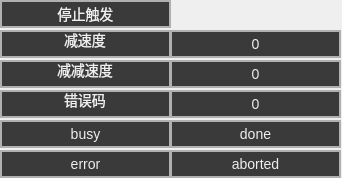
<?xml version="1.0" encoding="UTF-8"?>
<ui version="4.0">
 <class>jmcStopWidget</class>
 <widget class="QWidget" name="jmcStopWidget">
  <property name="geometry">
   <rect>
    <x>0</x>
    <y>0</y>
    <width>342</width>
    <height>178</height>
   </rect>
  </property>
  <property name="windowTitle">
   <string>Form</string>
  </property>
  <widget class="cSuperBtn" name="Execute">
   <property name="geometry">
    <rect>
     <x>0</x>
     <y>0</y>
     <width>171</width>
     <height>28</height>
    </rect>
   </property>
   <property name="styleSheet">
    <string notr="true"> 
    background-color: #3a3a3a; /* 更浅的灰色背景 */
    color: #eeeeee; /* 更亮的灰色字体，提高可读性 */
    font-size: 14px; /* 字体大小适中 */
     border: 2px solid #b0b0b0;</string>
   </property>
   <property name="text">
    <string>停止触发</string>
   </property>
  </widget>
  <widget class="QLineEdit" name="name_2">
   <property name="enabled">
    <bool>false</bool>
   </property>
   <property name="geometry">
    <rect>
     <x>0</x>
     <y>30</y>
     <width>171</width>
     <height>28</height>
    </rect>
   </property>
   <property name="styleSheet">
    <string notr="true"> 
    background-color: #3a3a3a; /* 更浅的灰色背景 */
    color: #eeeeee; /* 更亮的灰色字体，提高可读性 */
    font-size: 14px; /* 字体大小适中 */
     border: 2px solid #b0b0b0;

</string>
   </property>
   <property name="text">
    <string>减速度</string>
   </property>
   <property name="alignment">
    <set>Qt::AlignCenter</set>
   </property>
  </widget>
  <widget class="cSuperBtn" name="fDec">
   <property name="geometry">
    <rect>
     <x>170</x>
     <y>30</y>
     <width>171</width>
     <height>28</height>
    </rect>
   </property>
   <property name="styleSheet">
    <string notr="true"> 
    background-color: #3a3a3a; /* 更浅的灰色背景 */
    color: #eeeeee; /* 更亮的灰色字体，提高可读性 */
    font-size: 14px; /* 字体大小适中 */
     border: 2px solid #b0b0b0;</string>
   </property>
   <property name="text">
    <string>0</string>
   </property>
  </widget>
  <widget class="QLineEdit" name="name_3">
   <property name="enabled">
    <bool>false</bool>
   </property>
   <property name="geometry">
    <rect>
     <x>0</x>
     <y>60</y>
     <width>171</width>
     <height>28</height>
    </rect>
   </property>
   <property name="styleSheet">
    <string notr="true"> 
    background-color: #3a3a3a; /* 更浅的灰色背景 */
    color: #eeeeee; /* 更亮的灰色字体，提高可读性 */
    font-size: 14px; /* 字体大小适中 */
     border: 2px solid #b0b0b0;

</string>
   </property>
   <property name="text">
    <string>减减速度</string>
   </property>
   <property name="alignment">
    <set>Qt::AlignCenter</set>
   </property>
  </widget>
  <widget class="cSuperBtn" name="fJerk">
   <property name="geometry">
    <rect>
     <x>170</x>
     <y>60</y>
     <width>171</width>
     <height>28</height>
    </rect>
   </property>
   <property name="styleSheet">
    <string notr="true"> 
    background-color: #3a3a3a; /* 更浅的灰色背景 */
    color: #eeeeee; /* 更亮的灰色字体，提高可读性 */
    font-size: 14px; /* 字体大小适中 */
     border: 2px solid #b0b0b0;</string>
   </property>
   <property name="text">
    <string>0</string>
   </property>
  </widget>
  <widget class="QLineEdit" name="name_4">
   <property name="enabled">
    <bool>false</bool>
   </property>
   <property name="geometry">
    <rect>
     <x>0</x>
     <y>90</y>
     <width>171</width>
     <height>28</height>
    </rect>
   </property>
   <property name="styleSheet">
    <string notr="true"> 
    background-color: #3a3a3a; /* 更浅的灰色背景 */
    color: #eeeeee; /* 更亮的灰色字体，提高可读性 */
    font-size: 14px; /* 字体大小适中 */
     border: 2px solid #b0b0b0;

</string>
   </property>
   <property name="text">
    <string>错误码</string>
   </property>
   <property name="alignment">
    <set>Qt::AlignCenter</set>
   </property>
  </widget>
  <widget class="cSuperBtn" name="errorCode">
   <property name="geometry">
    <rect>
     <x>170</x>
     <y>90</y>
     <width>171</width>
     <height>28</height>
    </rect>
   </property>
   <property name="styleSheet">
    <string notr="true"> 
    background-color: #3a3a3a; /* 更浅的灰色背景 */
    color: #eeeeee; /* 更亮的灰色字体，提高可读性 */
    font-size: 14px; /* 字体大小适中 */
     border: 2px solid #b0b0b0;</string>
   </property>
   <property name="text">
    <string>0</string>
   </property>
  </widget>
  <widget class="cSuperBtn" name="busy">
   <property name="geometry">
    <rect>
     <x>0</x>
     <y>120</y>
     <width>171</width>
     <height>28</height>
    </rect>
   </property>
   <property name="styleSheet">
    <string notr="true"> 
    background-color: #3a3a3a; /* 更浅的灰色背景 */
    color: #eeeeee; /* 更亮的灰色字体，提高可读性 */
    font-size: 14px; /* 字体大小适中 */
     border: 2px solid #b0b0b0;</string>
   </property>
   <property name="text">
    <string>busy</string>
   </property>
  </widget>
  <widget class="cSuperBtn" name="done">
   <property name="geometry">
    <rect>
     <x>170</x>
     <y>120</y>
     <width>171</width>
     <height>28</height>
    </rect>
   </property>
   <property name="styleSheet">
    <string notr="true"> 
    background-color: #3a3a3a; /* 更浅的灰色背景 */
    color: #eeeeee; /* 更亮的灰色字体，提高可读性 */
    font-size: 14px; /* 字体大小适中 */
     border: 2px solid #b0b0b0;</string>
   </property>
   <property name="text">
    <string>done</string>
   </property>
  </widget>
  <widget class="cSuperBtn" name="error">
   <property name="geometry">
    <rect>
     <x>0</x>
     <y>150</y>
     <width>171</width>
     <height>28</height>
    </rect>
   </property>
   <property name="styleSheet">
    <string notr="true"> 
    background-color: #3a3a3a; /* 更浅的灰色背景 */
    color: #eeeeee; /* 更亮的灰色字体，提高可读性 */
    font-size: 14px; /* 字体大小适中 */
     border: 2px solid #b0b0b0;</string>
   </property>
   <property name="text">
    <string>error</string>
   </property>
  </widget>
  <widget class="cSuperBtn" name="aborted">
   <property name="geometry">
    <rect>
     <x>170</x>
     <y>150</y>
     <width>171</width>
     <height>28</height>
    </rect>
   </property>
   <property name="styleSheet">
    <string notr="true"> 
    background-color: #3a3a3a; /* 更浅的灰色背景 */
    color: #eeeeee; /* 更亮的灰色字体，提高可读性 */
    font-size: 14px; /* 字体大小适中 */
     border: 2px solid #b0b0b0;</string>
   </property>
   <property name="text">
    <string>aborted</string>
   </property>
  </widget>
 </widget>
 <customwidgets>
  <customwidget>
   <class>cSuperBtn</class>
   <extends>QPushButton</extends>
   <header>include/cwidget/cSuperBtn.h</header>
  </customwidget>
 </customwidgets>
 <resources/>
 <connections/>
</ui>
